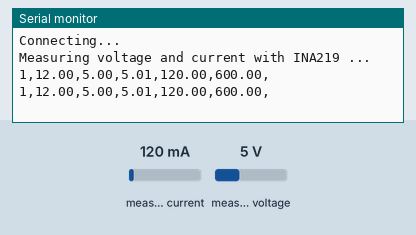
This sketch was run on a simulated Arduino Uno, built with avr-gcc and run on an emulated ATmega328P. On the bench: the last lines printed to the serial monitor. Inputs (shaded band) come from the test bench; at power-on: measured current 120 mA, measured voltage 5 V.

Above: at 2.2 s.
2.3 s: measured current set to 40 mA
At 3.6 s:
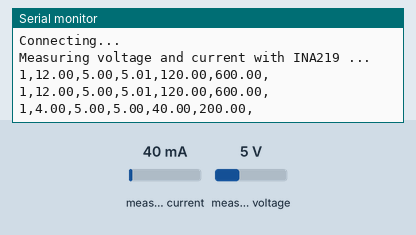
3.8 s: measured voltage set to 0.3 V
At 4.5 s:
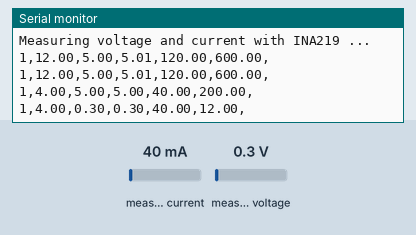
5.3 s: measured current set to 500 mA
At 6.6 s:
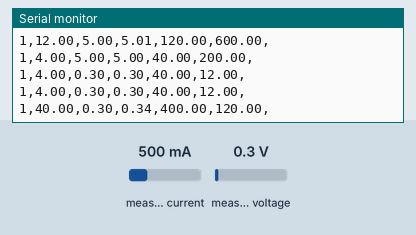
Timing chart, 0 to 8.3 s (numbered marks = the images above; inputs shaded):
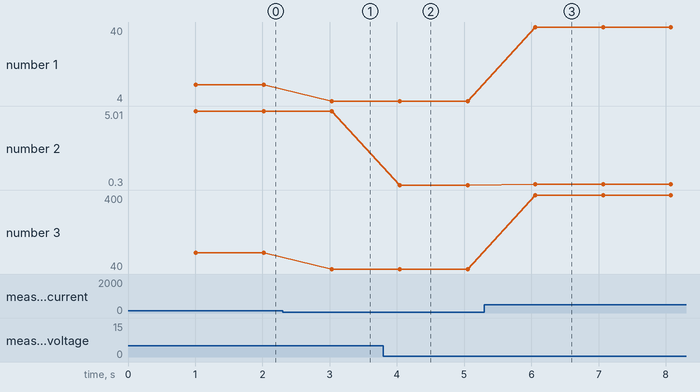

Measured:
- after the input at 2.3 s, the serial monitor: prints a new line after 0.73 s (image 1)
- after the input at 3.8 s, the serial monitor: prints a new line after 0.24 s (image 2)
- after the input at 5.3 s, the serial monitor: prints a new line after 0.76 s (image 3)
- plotted number 1: 12 → 4 after the input at 2.3 s
- plotted number 2: 5 → 0.3 after the input at 3.8 s, 0.3 → 0.34 after the input at 5.3 s
- plotted number 3: 120 → 40 after the input at 2.3 s, 40 → 400 after the input at 5.3 s

The sketch:

arduino_reading.ino
```cpp
#include <Adafruit_INA219.h>

Adafruit_INA219 ina219;

void setup(void)
{
  Serial.begin(115200);
  while (!Serial) {
      delay(1);
  }

  auto connected = false;
  while (!connected) {
    if (ina219.begin()) {
      connected = true;
    }
    Serial.println("Connecting...");
    delay(1000);
  }

  ina219.setCalibration_16V_400mA();

  Serial.println("Measuring voltage and current with INA219 ...");
}

void loop(void)
{
  float shuntVoltage = ina219.getShuntVoltage_mV();
  float busVoltage = ina219.getBusVoltage_V();
  float current = ina219.getCurrent_mA();
  float power_mW = ina219.getPower_mW();
  float voltage = busVoltage + (shuntVoltage / 1000);

  Serial.print(1); Serial.print(',');
  Serial.print(shuntVoltage); Serial.print(',');
  Serial.print(busVoltage);Serial.print(',');
  Serial.print(voltage);Serial.print(',');
  Serial.print(current);Serial.print(',');
  Serial.print(power_mW);Serial.print(',');
  Serial.println("");

  delay(1000);

}


float* getReadings(Adafruit_INA219 ina219) {
  static float output[6];

  float shuntVoltage = ina219.getShuntVoltage_mV();
  float busVoltage = ina219.getBusVoltage_V();
  float current = ina219.getCurrent_mA();
  float power_mW = ina219.getPower_mW();
  output[0] = 0;
  output[1] = shuntVoltage;
  output[2] = busVoltage;
  output[3] = busVoltage + (shuntVoltage / 1000);
  output[4] = current ;
  output[5] = power_mW;

  return output;
}

// Send data to Serial port using below format:
// <solarPanelNumber>,<shuntVoltage>,<busVoltage>,<loadVoltage>,<Current>,<Power>\n
void printReadings( float vals[]) {
    Serial.print(vals[0]); Serial.print(',');
    Serial.print(vals[1]);Serial.print(',');
    Serial.print(vals[2]);Serial.print(',');
    Serial.print(vals[3]);Serial.print(',');
    Serial.print(vals[4]);Serial.print(',');
    Serial.println(vals[5]);
}
```
